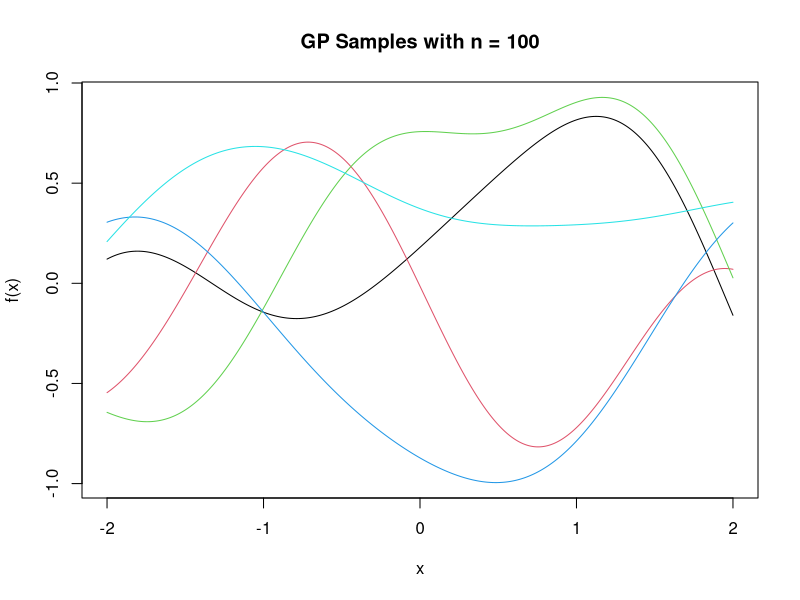
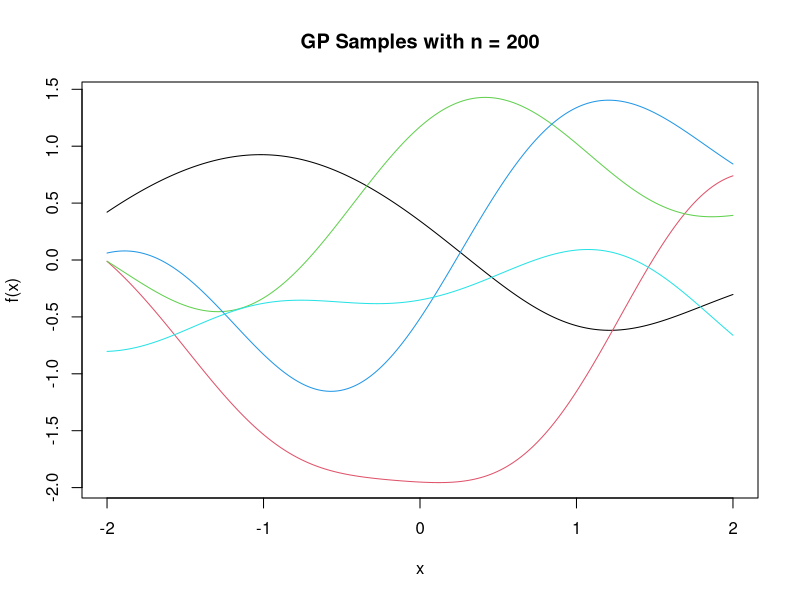
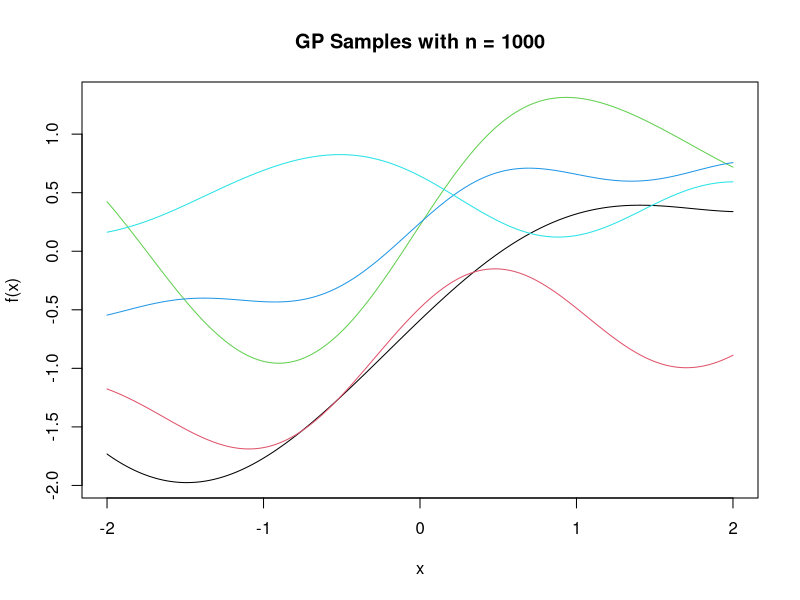

Write the R code that produced these figures, in order. (Note: this script raises an error after producing the figures.)
## ---- chunk 1
knitr::opts_chunk$set(echo = TRUE, message = FALSE, warning = FALSE)
set.seed(4210)
## ---- chunk 2
library(tidyverse)
library(MASS)          # Boston data, mvrnorm
library(Matrix)        # sparse/linear algebra helpers
library(microbenchmark)
library(dplyr)
## ---- chunk 3
data("Boston", package = "MASS")
glimpse(Boston)
## ---- chunk 4
quantile(Boston$medv,0.9) #the 90th percentile of 'medv'
price_tier<-factor(ifelse(Boston$medv>=quantile(Boston$medv,0.9),"expensive","inexpensive")) 
#use ifelse to construct a factor `price_tier ∈ {expensive, inexpensive}`
price_tier #the value indicates whether each town is above/below this threshold
mean(Boston$medv[price_tier == "expensive"]) # use 'vectorized' function( mean() ) to compute the mean by tier
mean(Boston$medv[price_tier == "inexpensive"])

#The difference:towns classified as “expensive” (above the 90th percentile of medv)
#have, on average, significantly higher median home values than towns classified as
#“inexpensive”
## ---- chunk 5
apply(Boston[,c("crim","zn","indus","nox","rm","age","dis","rad","tax","ptratio","black","lstat","medv")],2,function(x)quantile(x,c(0.25,0.5,0.75))) 
## ---- chunk 6
mean_loop<-function(x){ #the first function" a for-loop" version
  start1<-Sys.time()
  mean_col <- numeric(ncol(x)) #create function 'mean_col'
  for(i in 1:ncol(x)){ #for every column
    sum<-0
    for(j in 1:nrow(x)){ #compute the sum of the column i
      sum<-sum+x[j,i]
    }
    mean_col[i]<-sum/nrow(x) #compute the mean of the column i
  }
  return( mean_col) #return the column means
}
set.seed(4210) 
mat_1<-matrix(rnorm(20), nrow = 5, ncol = 4) #given a numeric matrix
start1<-Sys.time() #the start time of 'a for-loop' version
mean_loop(mat_1) #the means generated by 'a for-loop' version
print(Sys.time()-start1) #the time difference of 'a for-loop' version
start2<-Sys.time() #the start time of 'vectorized' version
colMeans(mat_1) #the means generated by 'vectorized' version
print(Sys.time()-start2) #the time difference of 'vectorized' version

#Interpretation of the speed difference: Vectorization is faster because it operates
#on the entire matrix in a single batch operation, unlike for-loops which require 
#repetitive individual operations on each element.
## ---- chunk 7
data_d<-Boston[,c("crim","ptratio","medv","rm")] #chose"crim","ptratio","medv","rm" as four columns
center_scale_data_d<-scale(data_d,center = T,scale = T) # center and scale the matric
svd_data<-svd(center_scale_data_d) #SVD
V_svd<-svd_data$v #the right singular vectors
U_svd<-svd_data$u #the left singular vectors
D_svd<-svd_data$d #the singluar values
X_svd<-center_scale_data_d%*%V_svd[,1:3] #X*
V_svd #print the right singular vectors

#the interpretation based on V_svd :For the first principal component, the loadings
#are [0.38, 0.47, -0.60, -0.53]. The coefficients for 'crim' and 'ptratio' are large 
#and positive, while those for 'medv' and 'rm' are large and negative. This indicates 
#a negative relationship between “high crime rate & high pupil–teacher ratio” and 
#“high housing prices & larger houses.” In other words, neighborhoods with poorer 
#education and worse safety conditions tend to have lower housing prices and smaller 
#houses, whereas neighborhoods with better education and safer conditions tend to have
#higher housing prices and larger houses.
## ---- chunk 8
# X: design matrix, y: response vector
set.seed(4210)
n<-1000 #number of observation
p<-10 #number of variables
start_direct<-Sys.time()
X<-matrix(rnorm(n*p),n,p) # create a matrix X(n*p)
y<-rnorm(n) #create a y
beta_hat_direct <- solve(t(X) %*% X,t(X) %*% y) #use slove() to solve the normal equations
time_direct<-Sys.time()-start_direct
print(beta_hat_direct) # the bate_hat
## ---- chunk 9
start_qr<-Sys.time()
qr_X<-qr(X)
Q<-qr.Q(qr_X) #QR decomposition
R<-qr.R(qr_X)
beta_hat_qr<-backsolve(R,t(Q)%*%y) #triangular solves
time_qr<-Sys.time()-start_qr
print(beta_hat_qr)
## ---- chunk 10
start_Cholesky<-Sys.time() 
G<-t(X)%*%X #G=X^T X
C<-chol(G) #G=C^T C, C is upper triangular matrix
Z<-forwardsolve(t(C),t(X)%*%y) # C^T C beta = X^T y -> Z=C beta
beta_hat_Cholesky<-backsolve(C,Z) # C beta=Z
time_Cholesky<-Sys.time()-start_Cholesky
print(beta_hat_Cholesky) 

## ---- chunk 11
time_direct
time_qr
time_Cholesky
#the speed of Cholesky is the most faster, the second one is Direct, and the lowest one is QR decomposion.
## ---- chunk 12
p<-1000
n<-1000
A<-matrix(rnorm(n*p),nrow=1000) #create matirx A
Sigma <- matrix(0, nrow = p, ncol = p) #create Sigma
for (i in 1:p) {
  for (j in 1:p) {
    Sigma[i, j] <- 0.8^abs(i - j)
  }
}

#MASS::mvrnorm
library(MASS)
set.seed(4210)
start_mv<-Sys.time() # start time of mvrnorm
X_mv<-mvrnorm(n=n,mu=rep(0,p),Sigma = Sigma) #use MASS::mvrnorm to create X_mv
print(Sys.time()-start_mv) # compute time of mvrnorm
cov_mv<-cov(X_mv) #compulate the covariance of X_mv

# **Cholesky** decomposition
start_chol <- Sys.time() # start time of Cholesky
Z<-matrix(rnorm(n*p),nrow = 1000) #Z
L<-chol(Sigma) #Sigma=L'*L, L is an upper-triangular.
X_chol<-Z%*%L #cov(X_xhol)=cov(Z*L)=L'*cov(Z)*L=Sigma
print(Sys.time()-start_chol) # compute time of Cholesky
cov_chol<-cov(X_chol) #compulate the covariance of X_chol

#compare
diff_mv<-cov_mv-Sigma
diff_chol<-cov_chol-Sigma
Frobenius<-function(matrix){ #create a function to compute Frobenius norm of the difference
  dim_row<-dim(matrix)[1]
  dim_col<-dim(matrix)[2]
  sum_frobenius<-0
  for(i in 1:dim_row){
    for(j in 1:dim_col){
      sum_frobenius=sum_frobenius+matrix[i,j]^2
    }
  }
  return(sqrt(sum_frobenius))
}
F_mv<-Frobenius(diff_mv)
F_chol<-Frobenius(diff_chol)
print(F_mv) #the Frobenius norm of the difference of MASS::mvrnorm
print(F_chol) #the Frobenius norm of the difference of  Cholesky decomposition

#according to the result of comparsion, the Cholesky decomposition is faster
#the Frobenius norm of the difference of Cholesky decomposition is smaller
#the Cholesky decomposition is better
## ---- chunk 13
n_task1<-100
n<-n_task1
x_values<-seq(-2, 2, length.out = 100) #an evenly spaced grid of 𝑛 = 100 x-values between (-2,2)
SE<-function(a,b){
  Sigma_square<- a
  l<-b
  k<-matrix(,nrow=n,ncol=n) #create an empty 100*100 matrix k
  for(i in 1:n){ #row i
    for(j in 1:n){ #col j
      k[i,j]<-Sigma_square*exp(-(x_values[i]-x_values[j])^2/(2*l^2)) 
    }
  }
  return(k)
}
#the dimension of k is 100*100
## ---- chunk 14
library(MASS)
set.seed(4210)
n_task2<-c(100,200,1000)
start_task2=Sys.time()
for(p in n_task2){
  x_values<-seq(-2, 2, length.out = i)
  n<-i
  SE_Kernel<-SE(1,1)
  f_task2 <- mvrnorm(5, mu = rep(0, i), Sigma = SE_Kernel)
  matplot(x_values, t(f_task2), type="l", lty=1, col=1:5,main=paste("GP Samples with n =", p),
          xlab="x", ylab="f(x)")

}
time_2<-Sys.time()-start_task2
## ---- chunk 15
library(foreach)
library(doParallel)
num_cores<-parallel::detectCores()
cl<-makeCluster(num_cores)
registerDoParallel(cl)
n_iter=3
start_task3=Sys.time()
results<-foreach(i=1:3)%dopar%{
  library(MASS)
  set.seed(4210)
  x_values<-seq(-2, 2, length.out = n_task2[i])
  n<-n_task2[i]
  SE_Kernel<-SE(1,1)
  f_task2 <- mvrnorm(5, mu = rep(0, n_task2[i]),Sigma = SE_Kernel)
  f_task2
}
stopCluster(cl)

for(i in 1:3){
   x_values<-seq(-2, 2, length.out = n_task2[i])
   matplot(x_values, t(results[[i]]), type="l", lty=1, col=1:5,main=paste("GP Samples with n =", n_task2[i]),
          xlab="x", ylab="f(x)")
}
time_3<-Sys.time()-start_task3
payoff_time<-time_2-time_3
payoff_time
#the time of task3 is shorter than task2

## ---- chunk 16
library(MASS)
set.seed(4210)
n_task4<-200
n<-n_task4
Sigma_task4<-c(1,4,9)
l_task4<-c(1,2,3)
for(i in 1:3){
  for(j in 1:3){
  x_values<-seq(-2, 2, length.out = n_task4)
  SE_Kernel<-SE(Sigma_task4[i],l_task4[j])
  f_task4 <- mvrnorm(5, mu = rep(0, n_task4), Sigma = SE_Kernel)
  matplot(x_values, t(f_task4), type="l", lty=1, col=1:5,main = paste("Sigma =", Sigma_task4[i], ", l =", l_task4[j]),
          xlab="x", ylab="f(x)")
  }
}
## ---- chunk 17
library(MASS)
set.seed(4210)
  
n_train<-200
n_test<-200
Sigma_square_task_5<-2
x_train<-rnorm(n_train)
x_test<-rnorm(n_test)

y_train<-rnorm(n_train,2*x_train+2*sin(pi*x_train),2)
y_test<-rnorm(n_test,2*x_test+2*sin(pi*x_test),2)

#construct more flexible function SE_task_5, return K
SE_task_5<-function(a,b,x_1,x_2,n){ 
  Sigma_square<- a
  l<-b
  k<-matrix(,nrow=n,ncol=n) #create an empty 100*100 matrix k
  for(i in 1:n){ #row i
    for(j in 1:n){ #col j
      k[i,j]<-Sigma_square*exp(-(x_1[i]-x_2[j])^2/(2*l^2))
    }
  }
  return(k)
}
Sigma_task4<-c(1,4,9)
l_task4<-c(1,2,3)

#different combinations of 𝜎𝑓, ℓ
for(i in 1:3){
  for(j in 1:3){
    
#compute 𝜇*
posterior_predictive_mean<-SE_task_5(Sigma_task4[i],l_task4[j],x_test,x_train,n_test)%*%solve(SE_task_5(Sigma_task4[i],l_task4[j],x_train,x_train,n_test)+Sigma_square_task_5*diag(200))%*%y_train

#compute Sigma*
posterior_predictive_Sigma<-SE_task_5(Sigma_task4[i],l_task4[j],x_test,x_test,n_test)+SE_task_5(Sigma_task4[i],l_task4[j],x_test,x_train,n_test)%*%solve(SE_task_5(Sigma_task4[i],l_task4[j],x_train,x_train,n_test)+Sigma_square_task_5*diag(200))%*%SE_task_5(Sigma_task4[i],l_task4[j],x_train,x_test,n_test)

t_y_result<-mvrnorm(100,t(posterior_predictive_mean),Sigma = posterior_predictive_Sigma+Sigma_square_task_5*diag(200))

y_result<-t(t_y_result)

diff_task_5<-mean((posterior_predictive_mean - y_test)^2)

#plot the posterior predictive mean and compare to the actual testing values
plot(x_test, y_test, col="blue", pch=16,xlab="x_test", ylab="y", main=paste("Sigma^2 =", Sigma_task4[i],  ", l =", l_task4[j], ", MSE =", round(diff_task_5, 3)))
points(x_test, posterior_predictive_mean, col="red", pch=16)
legend("topleft", legend=c("Actual y_test", "Posterior Predictive Mean"),col=c("blue", "red"), pch=16, cex=0.7) 


  }
}

#Sigma^2=9,l=1 is the best combination of hyperparameters

## ---- chunk 18
biect<-function(f,a,b,tol,maxit){
  stopifnot(is.function(f), is.numeric(a), is.numeric(b), a < b)
  f_a<-f(a)
  f_b<-f(b)
  log<-NULL
  if (f_a*f_b>= 0) stop("Interval does not have a root: f(a)*f(b) >= 0")
  for(i in 1:maxit){
    c<-(a+b)/2
    f_c<-f(c)
    log <- rbind(log, data.frame(iter=i, a=a, b=b, c=c, f_c=f_c))
    if(abs(a-b)/2<tol | abs(f(c))<tol){
      return(list(root=c, log=log))
    }
    if(f(a)*f(c)<0){
      a<-a
      b<-c
      f_b<-f_c
    }
    else{
      a<-c
      b<-b
      f_a<-f_c
    }
  }
  return(list(root=c, log=log))
}

biect(function(x)x^5-x-1,1,2,0.001,500)

## ---- chunk 19
newton<-function(f,fprime,x0,tol,maxit){
  x<-x0
  log<-NULL
  for(i in 1:maxit){
    if(abs(f(x))<tol){
      log<-rbind(log,data.frame(iter=i,x=x,f_x=f(x)))
      return(list(root=x, log=log))
      break
    }
    x<-x-f(x)/fprime(x)
    log<-rbind(log,data.frame(iter=i,x=x,f_x=f(x)))
  }
  return(list(root=x, log=log))
}
newton(function(x)x^5-x-1,function(x)5*x^4-1,1,0.001,500)
## ---- chunk 20
root_ <- uniroot(function(x)x^5-x-1, lower=1, upper=2, tol=1e-14)$root


biect<-function(f,a,b,tol,maxit){
  stopifnot(is.function(f), is.numeric(a), is.numeric(b), a < b)
  f_a<-f(a)
  f_b<-f(b)
  path_biect<-NULL
  if (f_a*f_b>= 0) stop("Interval does not have a root: f(a)*f(b) >= 0")
  for(i in 1:maxit){
    c<-(a+b)/2
    f_c<-f(c)
    path_biect <- rbind(path_biect, data.frame(iter=i, a=a, b=b, c=c, f_c=f_c,e=abs(c-root_)))
    if(abs(a-b)/2<tol | abs(f(c))<tol){
      return(list(root=c, path_biect=path_biect))
    }
    if(f(a)*f(c)<0){
      a<-a
      b<-c
      f_b<-f_c
    }
    else{
      a<-c
      b<-b
      f_a<-f_c
    }
  }
  return(list(root=c, path_biect=path_biect))
}
b <- biect(function(x)x^5-x-1,1,2,0.001,500)


newton<-function(f,fprime,x0,tol,maxit){
  x<-x0
  path_newton<-NULL
  for(i in 1:maxit){
    if(abs(f(x))<tol){
      path_newton<-rbind( path_newton,data.frame(iter=i,x=x,f_x=f(x),e=abs(x-root_)))
      return(list(root=x,  path_newton= path_newton))
      break
    }
    x<-x-f(x)/fprime(x)
     path_newton<-rbind( path_newton,data.frame(iter=i,x=x,f_x=f(x),e=abs(x-root_)))
  }
  return(list(root=x,  path_newton= path_newton))
}
n<-newton(function(x)x^5-x-1,function(x)5*x^4-1,1,0.001,500)



plot(b$path_biect$iter, b$path_biect$e, type="b", log="y", col="blue", pch=19, xlab="Iteration", ylab="Error |estimate - root|", main="Bisection vs Newton convergence")
lines(n$path_newton$iter, n$path_newton$e, type="b", col="red", pch=17)
legend("topright", legend=c("Bisection", "Newton"), col=c("blue", "red"), pch=c(19,17))

#Newton converges more quickly

